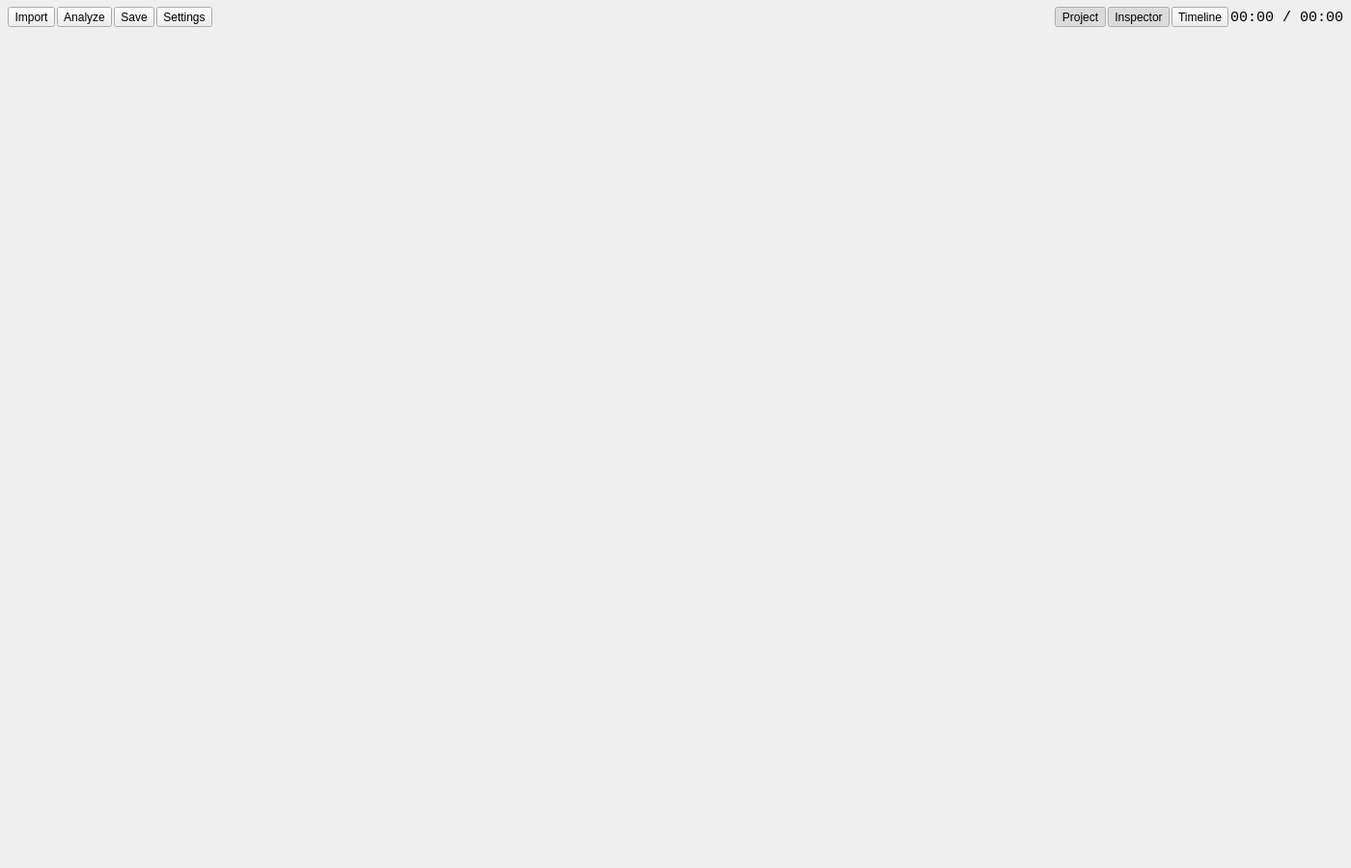
<?xml version="1.0" encoding="UTF-8"?>
<ui version="4.0">
 <class>MainWindow</class>
 <widget class="QMainWindow" name="MainWindow">
  <property name="geometry">
   <rect>
    <x>0</x>
    <y>0</y>
    <width>1400</width>
    <height>900</height>
   </rect>
  </property>
  <property name="windowTitle">
   <string>KaleidoSound</string>
  </property>
  <widget class="QWidget" name="centralWidget">
   <layout class="QVBoxLayout" name="centralLayout">
    <property name="leftMargin">
     <number>0</number>
    </property>
    <property name="topMargin">
     <number>0</number>
    </property>
    <property name="rightMargin">
     <number>0</number>
    </property>
    <property name="bottomMargin">
     <number>0</number>
    </property>
    <property name="spacing">
     <number>0</number>
    </property>
    <item>
     <widget class="QWidget" name="globalToolbar">
      <property name="minimumSize">
       <size>
        <width>0</width>
        <height>36</height>
       </size>
      </property>
      <property name="maximumSize">
       <size>
        <width>16777215</width>
        <height>36</height>
       </size>
      </property>
      <layout class="QHBoxLayout" name="toolbarLayout">
       <property name="leftMargin">
        <number>8</number>
       </property>
       <property name="topMargin">
        <number>0</number>
       </property>
       <property name="rightMargin">
        <number>8</number>
       </property>
       <property name="bottomMargin">
        <number>0</number>
       </property>
       <property name="spacing">
        <number>2</number>
       </property>
       <item>
        <widget class="QToolButton" name="importButton">
         <property name="text">
          <string>Import</string>
         </property>
         <property name="popupMode">
          <enum>QToolButton::InstantPopup</enum>
         </property>
        </widget>
       </item>
       <item>
        <widget class="QToolButton" name="analyzeButton">
         <property name="text">
          <string>Analyze</string>
         </property>
        </widget>
       </item>
       <item>
        <widget class="QToolButton" name="saveButton">
         <property name="text">
          <string>Save</string>
         </property>
        </widget>
       </item>
       <item>
        <widget class="QToolButton" name="settingsButton">
         <property name="text">
          <string>Settings</string>
         </property>
        </widget>
       </item>
       <item>
        <spacer name="toolbarSpacer">
         <property name="orientation">
          <enum>Qt::Horizontal</enum>
         </property>
         <property name="sizeHint" stdset="0">
          <size>
           <width>40</width>
           <height>20</height>
          </size>
         </property>
        </spacer>
       </item>
       <item>
        <widget class="QToolButton" name="toggleProjectBtn">
         <property name="text">
          <string>Project</string>
         </property>
         <property name="checkable">
          <bool>true</bool>
         </property>
         <property name="checked">
          <bool>true</bool>
         </property>
        </widget>
       </item>
       <item>
        <widget class="QToolButton" name="toggleInspectorBtn">
         <property name="text">
          <string>Inspector</string>
         </property>
         <property name="checkable">
          <bool>true</bool>
         </property>
         <property name="checked">
          <bool>true</bool>
         </property>
        </widget>
       </item>
       <item>
        <widget class="QToolButton" name="toggleTimelineBtn">
         <property name="text">
          <string>Timeline</string>
         </property>
         <property name="checkable">
          <bool>true</bool>
         </property>
         <property name="checked">
          <bool>false</bool>
         </property>
        </widget>
       </item>
       <item>
        <widget class="QLabel" name="playbackTimeLabel">
         <property name="text">
          <string>00:00 / 00:00</string>
         </property>
         <property name="font">
          <font>
           <pointsize>11</pointsize>
           <family>Consolas</family>
          </font>
         </property>
        </widget>
       </item>
      </layout>
     </widget>
    </item>
    <item>
     <widget class="QWidget" name="renderWidgetContainer" native="true">
      <property name="minimumSize">
       <size>
        <width>400</width>
        <height>300</height>
       </size>
      </property>
     </widget>
    </item>
   </layout>
  </widget>
 </widget>
 <resources/>
 <connections/>
</ui>
